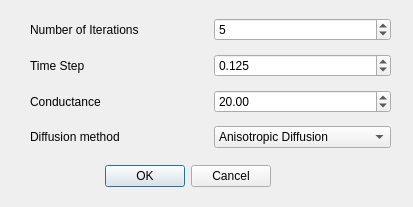
<?xml version="1.0" encoding="UTF-8"?>
<ui version="4.0">
 <class>DiffusionDialog</class>
 <widget class="QDialog" name="DiffusionDialog">
  <property name="geometry">
   <rect>
    <x>0</x>
    <y>0</y>
    <width>413</width>
    <height>207</height>
   </rect>
  </property>
  <property name="windowTitle">
   <string>Anisotropic Diffusion</string>
  </property>
  <widget class="QDialogButtonBox" name="buttonBox">
   <property name="geometry">
    <rect>
     <x>10</x>
     <y>160</y>
     <width>261</width>
     <height>32</height>
    </rect>
   </property>
   <property name="orientation">
    <enum>Qt::Horizontal</enum>
   </property>
   <property name="standardButtons">
    <set>QDialogButtonBox::Cancel|QDialogButtonBox::Ok</set>
   </property>
  </widget>
  <widget class="QWidget" name="layoutWidget">
   <property name="geometry">
    <rect>
     <x>30</x>
     <y>11</y>
     <width>361</width>
     <height>144</height>
    </rect>
   </property>
   <layout class="QVBoxLayout" name="verticalLayout">
    <item>
     <layout class="QHBoxLayout" name="horizontalLayout">
      <item>
       <widget class="QLabel" name="label">
        <property name="text">
         <string>Number of Iterations</string>
        </property>
       </widget>
      </item>
      <item>
       <widget class="QSpinBox" name="niterSpinBox">
        <property name="value">
         <number>5</number>
        </property>
       </widget>
      </item>
     </layout>
    </item>
    <item>
     <layout class="QHBoxLayout" name="horizontalLayout_2">
      <item>
       <widget class="QLabel" name="label_2">
        <property name="text">
         <string>Time Step</string>
        </property>
       </widget>
      </item>
      <item>
       <widget class="QDoubleSpinBox" name="timeStepSpinBox">
        <property name="decimals">
         <number>3</number>
        </property>
        <property name="value">
         <double>0.125000000000000</double>
        </property>
       </widget>
      </item>
     </layout>
    </item>
    <item>
     <layout class="QHBoxLayout" name="horizontalLayout_3">
      <item>
       <widget class="QLabel" name="label_3">
        <property name="text">
         <string>Conductance</string>
        </property>
       </widget>
      </item>
      <item>
       <widget class="QDoubleSpinBox" name="conductanceSpinBox">
        <property name="value">
         <double>20.000000000000000</double>
        </property>
       </widget>
      </item>
     </layout>
    </item>
    <item>
     <layout class="QHBoxLayout" name="horizontalLayout_4">
      <item>
       <widget class="QLabel" name="label_4">
        <property name="text">
         <string>Diffusion method</string>
        </property>
       </widget>
      </item>
      <item>
       <widget class="QComboBox" name="methodComboBox">
        <item>
         <property name="text">
          <string>Anisotropic Diffusion</string>
         </property>
        </item>
        <item>
         <property name="text">
          <string>Curvature Flow</string>
         </property>
        </item>
        <item>
         <property name="text">
          <string>MinMax Curvature Flow</string>
         </property>
        </item>
       </widget>
      </item>
     </layout>
    </item>
   </layout>
  </widget>
 </widget>
 <resources/>
 <connections>
  <connection>
   <sender>buttonBox</sender>
   <signal>accepted()</signal>
   <receiver>DiffusionDialog</receiver>
   <slot>accept()</slot>
   <hints>
    <hint type="sourcelabel">
     <x>248</x>
     <y>254</y>
    </hint>
    <hint type="destinationlabel">
     <x>157</x>
     <y>274</y>
    </hint>
   </hints>
  </connection>
  <connection>
   <sender>buttonBox</sender>
   <signal>rejected()</signal>
   <receiver>DiffusionDialog</receiver>
   <slot>reject()</slot>
   <hints>
    <hint type="sourcelabel">
     <x>316</x>
     <y>260</y>
    </hint>
    <hint type="destinationlabel">
     <x>286</x>
     <y>274</y>
    </hint>
   </hints>
  </connection>
 </connections>
</ui>
